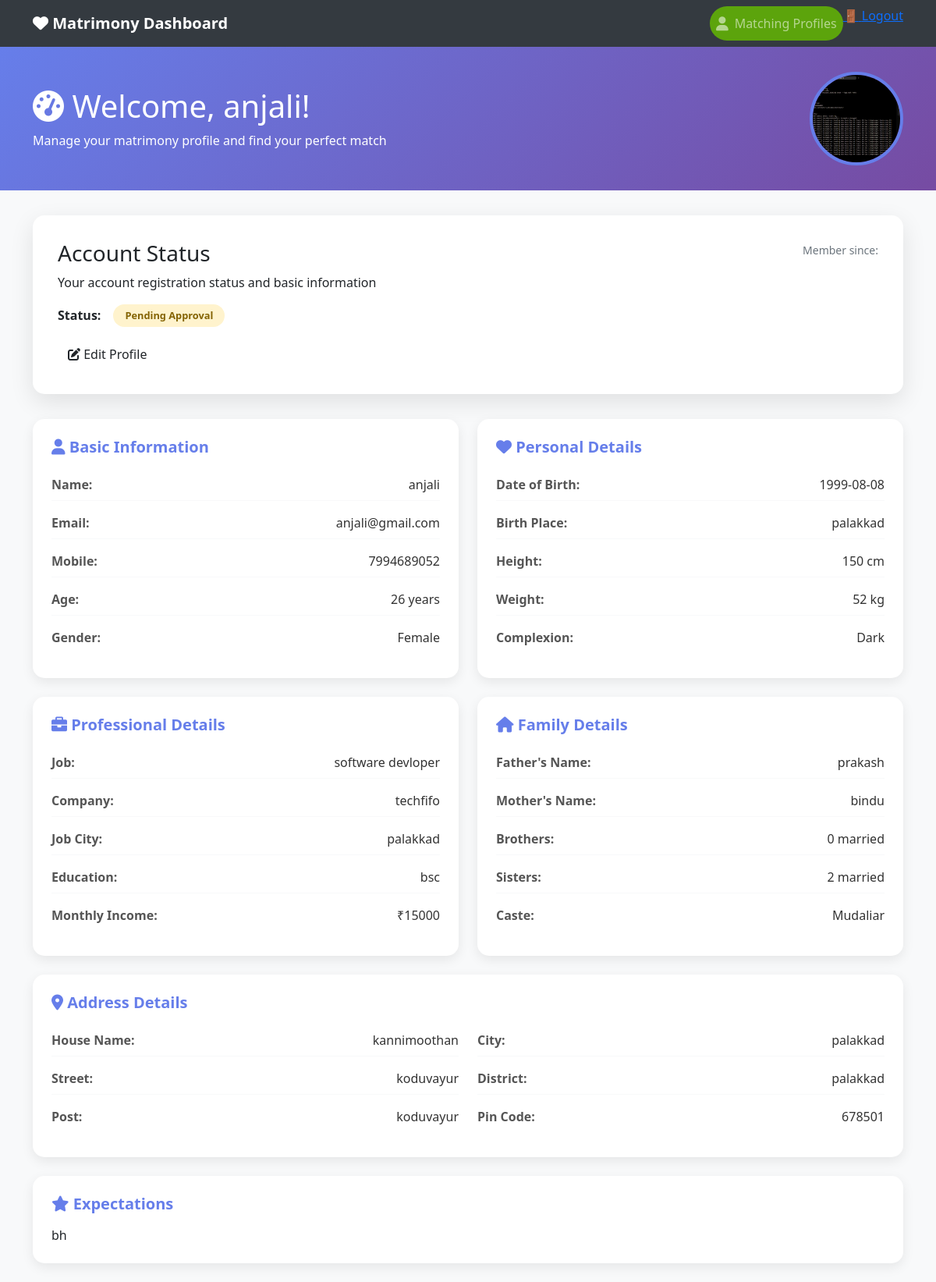
Before: /customer/dashboard/ (signed in) with the older database file.
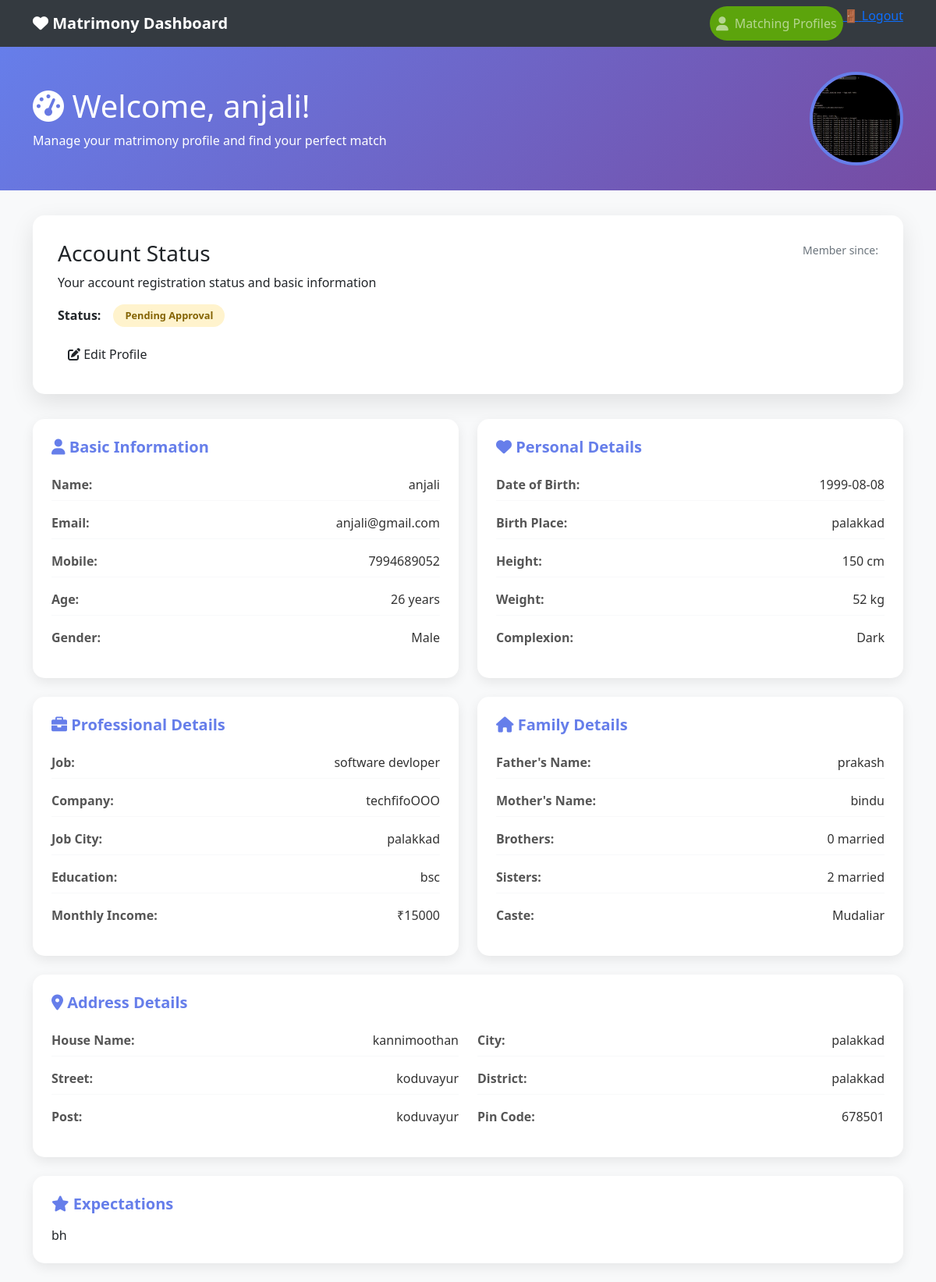
After: the same page with the newer database file.
### accounts/models.py (models this page shows, shortened)
class Customer(models.Model):
    user = models.OneToOneField(User, related_name="customer_profile", on_delete=models.CASCADE, blank=True, null=True)
    CASTE_CHOICES = (
        ("Mudaliar", "Mudaliar"),
        ("Chetty", "Chetty"),
        ("Devanga", "Devanga"),
        ("Ezhavas_Thiyas", "Ezhavas & Thiyas"),
        ("Thandan", "Thandan"),
    )
    MARITAL_STATUS_CHOICES = (
        ("Single", "Single"),
        ("Divorced", "Divorced"),
    )
    STAR_CHOICES = (
        ("Aswathi", "Aswathi"),
        ("Bharani", "Bharani"),
        ("Karthika", "Karthika"),
        ("Rohini", "Rohini"),
        ("Makayiram", "Makayiram"),
        ("Thiruvathira", "Thiruvathira"),
        ("Punartham", "Punartham"),
        ("Pooyam", "Pooyam"),
        ("Aayilyam", "Aayilyam"),
        ("Makam", "Makam"),
        ("Pooram", "Pooram"),
        ("Uthram", "Uthram"),
        ("Atham", "Atham"),
        ("Chittira", "Chittira"),
        ("Chothi", "Chothi"),
        ("Vishakam", "Vishakam"),
        ("Anizham", "Anizham"),
        ("Thiruketta", "Thiruketta"),
        ("Moolam", "Moolam"),
        ("Pooradam", "Pooradam"),
        ("Uthradam", "Uthradam"),
        ("Thiruvonam", "Thiruvonam"),
        ("Avittam", "Avittam"),
        ("Chathayam", "Chathayam"),
        ("Pooruruttathi", "Pooruruttathi"),
        ("Uthrattathi", "Uthrattathi"),
        ("Revathi", "Revathi"),
    )
    father_name = models.CharField(max_length=256, blank=True, null=True)
    age = models.IntegerField(blank=True, null=True)
    gender = models.CharField(max_length=256, blank=True, null=True)
    contact_no = models.CharField(max_length=10, blank=True, null=True)
    description = models.CharField(max_length=256, blank=True, null=True)
    profile_image = models.ImageField(upload_to="profile_images/", null=True, blank=True)
    id_proof = models.CharField(max_length=256, blank=True, null=True)
    address = models.CharField(max_length=300, blank=True, null=True)
    star = models.CharField(max_length=50, choices=STAR_CHOICES, blank=True, null=True)
    married_sisters = models.CharField(max_length=250, blank=True, null=True)
    married_brothers = models.CharField(max_length=250, blank=True, null=True)
    no_sisters = models.CharField(max_length=250, blank=True, null=True)
    no_brothers = models.CharField(max_length=250, blank=True, null=True)
    mother_job = models.CharField(max_length=250, blank=True, null=True)
    father_job = models.CharField(max_length=250, blank=True, null=True)
    mother_name = models.CharField(max_length=250, blank=True, null=True)
    landline_no = models.IntegerField(blank=True, null=True)
    year = models.CharField(max_length=250, blank=True, null=True)
    school = models.CharField(max_length=250, blank=True, null=True)
    education = models.CharField(max_length=250, blank=True, null=True)
    income = models.CharField(max_length=250, blank=True, null=True)
    job_city = models.CharField(max_length=250, blank=True, null=True)
    job_department = models.CharField(max_length=250, blank=True, null=True)
    company = models.CharField(max_length=250, blank=True, null=True)
    job = models.CharField(max_length=250, blank=True, null=True)
    caste = models.CharField(max_length=250, choices=CASTE_CHOICES, blank=True, null=True)
    marital_status = models.CharField(max_length=50, choices=MARITAL_STATUS_CHOICES, blank=True, null=True)
    physical_condition = models.CharField(max_length=250, blank=True, null=True)
    weight = models.CharField(max_length=250, blank=True, null=True)
    complexion = models.CharField(max_length=250, blank=True, null=True)
    height = models.CharField(max_length=250, blank=True, null=True)
    time_birth = models.CharField(max_length=250, blank=True, null=True)
    place_birth = models.CharField(max_length=250, blank=True, null=True)
    dob = models.CharField(max_length=250, blank=True, null=True)
    district = models.CharField(max_length=250, blank=True, null=True)
    city = models.CharField(max_length=250, blank=True, null=True)
    post = models.CharField(max_length=250, blank=True, null=True)
    pin_code = models.CharField(max_length=250, blank=True, null=True)
    street = models.CharField(max_length=250, blank=True, null=True)
    house_name = models.CharField(max_length=250, blank=True, null=True)
    STATUS_CHOICES = (
        (0, "Pending"),
        (1, "Approved"),
    )
    status = models.IntegerField(choices=STATUS_CHOICES, default=0)
    is_active= models.BooleanField(default=True)
    created = models.DateTimeField(auto_now_add=True, blank=True, null=True)
    updated = models.DateTimeField(auto_now=True, blank=True, null=True)
    dosham = models.CharField(max_length=50, blank=True, null=True)

class User(AbstractUser):
    is_superadmin = models.BooleanField(default=False)
    is_customer = models.BooleanField(default=False)

### accounts/views.py (the view)
# urls.py: path("customer/dashboard/", views.customer_dashboard, name="customer_dashboard"),
@login_required
def customer_dashboard(request):
    if not hasattr(request.user, "customer_profile"):
        return redirect("login")  # redirect non-customers to login or error page
    customer = request.user.customer_profile  # get Customer object
    return render(request, "customer_dashboard/dashboard.html", {"customer": customer})

### templates/customer_dashboard/dashboard.html (shortened to what the changed rows need)
<!DOCTYPE html>
<html lang="en">
<head>
    <link href="https://cdn.jsdelivr.net/npm/bootstrap@5.1.3/dist/css/bootstrap.min.css" rel="stylesheet">
    <link href="https://cdnjs.cloudflare.com/ajax/libs/font-awesome/6.0.0/css/all.min.css" rel="stylesheet">
</head>
<body style="background: #f8f9fa;">
    <div class="dashboard-header">
        <div class="container">
            <div class="row align-items-center">
                <div class="col-md-8">
                    <h1><i class="fas fa-tachometer-alt"></i> Welcome, {{ customer.user.get_full_name  }}!</h1>
                    <p class="mb-0">Manage your matrimony profile and find your perfect match</p>
                </div>
                <div class="col-md-4 text-end">
                    {% if customer.profile_image %}
                    <img src="{{ customer.profile_image.url }}" alt="Profile Image" class="profile-image">
                    {% else %}
                    <img src="https://via.placeholder.com/200" alt="No Image" class="img-fluid rounded">
                    {% endif %}
                </div>
            </div>
        </div>
    </div>
    <div class="container">
        <div class="row">
            <div class="col-md-6">
                <div class="info-card">
                    <div class="info-item">
                        <span class="info-label">Name:</span>
                        <span class="info-value">{{ customer.user.first_name }}</span>
                    </div>
                    <div class="info-item">
                        <span class="info-label">Email:</span>
                        <span class="info-value">{{ customer.user.email }}</span>
                    </div>
                    <div class="info-item">
                        <span class="info-label">Mobile:</span>
                        <span class="info-value">{{ customer.contact_no }}</span>
                    </div>
                    <div class="info-item">
                        <span class="info-label">Age:</span>
                        <span class="info-value">{{ customer.age }} years</span>
                    </div>
                    <div class="info-item">
                        <span class="info-label">Gender:</span>
                        <span class="info-value">{{ customer.gender }}</span>
                    </div>
                </div>
            </div>
            <div class="col-md-6">
                <div class="info-card">
                    <div class="info-item">
                        <span class="info-label">Date of Birth:</span>
                        <span class="info-value">{{ customer.dob }}</span>
                    </div>
                    <div class="info-item">
                        <span class="info-label">Birth Place:</span>
                        <span class="info-value">{{ customer.place_birth }}</span>
                    </div>
                    <div class="info-item">
                        <span class="info-label">Height:</span>
                        <span class="info-value">{{ customer.height }} cm</span>
                    </div>
                    <div class="info-item">
                        <span class="info-label">Weight:</span>
                        <span class="info-value">{{ customer.weight }} kg</span>
                    </div>
                    <div class="info-item">
                        <span class="info-label">Complexion:</span>
                        <span class="info-value">{{ customer.complexion }}</span>
                    </div>
                </div>
            </div>
            <div class="col-md-6">
                <div class="info-card">
                    <div class="info-item">
                        <span class="info-label">Job:</span>
                        <span class="info-value">{{ customer.job }}</span>
                    </div>
                    <div class="info-item">
                        <span class="info-label">Company:</span>
                        <span class="info-value">{{ customer.company }}</span>
                    </div>
                    <div class="info-item">
                        <span class="info-label">Job City:</span>
                        <span class="info-value">{{ customer.job_city }}</span>
                    </div>
                    <div class="info-item">
                        <span class="info-label">Education:</span>
                        <span class="info-value">{{ customer.education }}</span>
                    </div>
                    <div class="info-item">
                        <span class="info-label">Monthly Income:</span>
                        <span class="info-value">₹{{ customer.income }}</span>
                    </div>
                </div>
            </div>
            <div class="col-md-6">
                <div class="info-card">
                    <div class="info-item">
                        <span class="info-label">Father's Name:</span>
                        <span class="info-value">{{ customer.father_name }}</span>
                    </div>
                    <div class="info-item">
                        <span class="info-label">Mother's Name:</span>
                        <span class="info-value">{{ customer.mother_name }}</span>
                    </div>
                    <div class="info-item">
                        <span class="info-label">Brothers:</span>
                        <span class="info-value">{{ customer.no_brothers }} married</span>
                    </div>
                    <div class="info-item">
                        <span class="info-label">Sisters:</span>
                        <span class="info-value">{{ customer.no_sisters }} married</span>
                    </div>
                    <div class="info-item">
                        <span class="info-label">Caste:</span>
                        <span class="info-value">{{ customer.caste }}</span>
                    </div>
                </div>
            </div>
            <div class="col-md-12">
                <div class="info-card">
                    <div class="row">
                        <div class="col-md-6">
                            <div class="info-item">
                                <span class="info-label">House Name:</span>
                                <span class="info-value">{{ customer.house_name }}</span>
                            </div>
                            <div class="info-item">
                                <span class="info-label">Street:</span>
                                <span class="info-value">{{ customer.street }}</span>
                            </div>
                            <div class="info-item">
                                <span class="info-label">Post:</span>
                                <span class="info-value">{{ customer.post }}</span>
                            </div>
                        </div>
                        <div class="col-md-6">
                            <div class="info-item">
                                <span class="info-label">City:</span>
                                <span class="info-value">{{ customer.city }}</span>
                            </div>
                            <div class="info-item">
                                <span class="info-label">District:</span>
                                <span class="info-value">{{ customer.district }}</span>
                            </div>
                            <div class="info-item">
                                <span class="info-label">Pin Code:</span>
                                <span class="info-value">{{ customer.pin_code }}</span>
                            </div>
                        </div>
                    </div>
                </div>
            </div>
            {% if customer.description %}
            <div class="col-md-12">
                <div class="info-card">
                    <h5><i class="fas fa-star"></i> Expectations</h5>
                    <p class="mb-0">{{ customer.description }}</p>
                </div>
            </div>
            {% endif %}
        </div>
    </div>
</body>
</html>

Changed rows visible on the page:
changed Customer "palakkad": gender "Female" → "Male"; company "techfifo" → "techfifoOOO"
